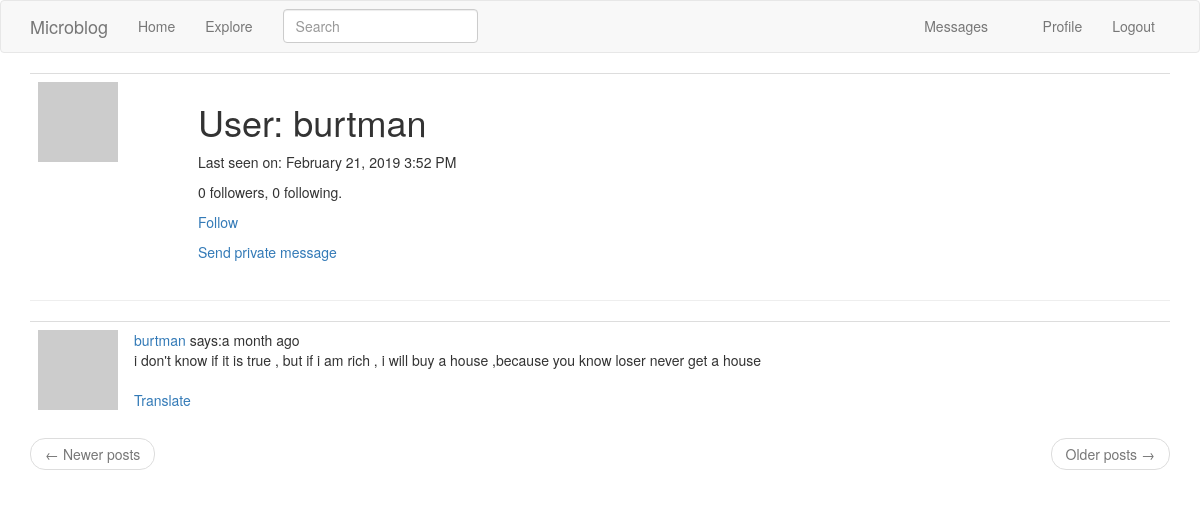
The app's page /user/burtman (signed in), older data.
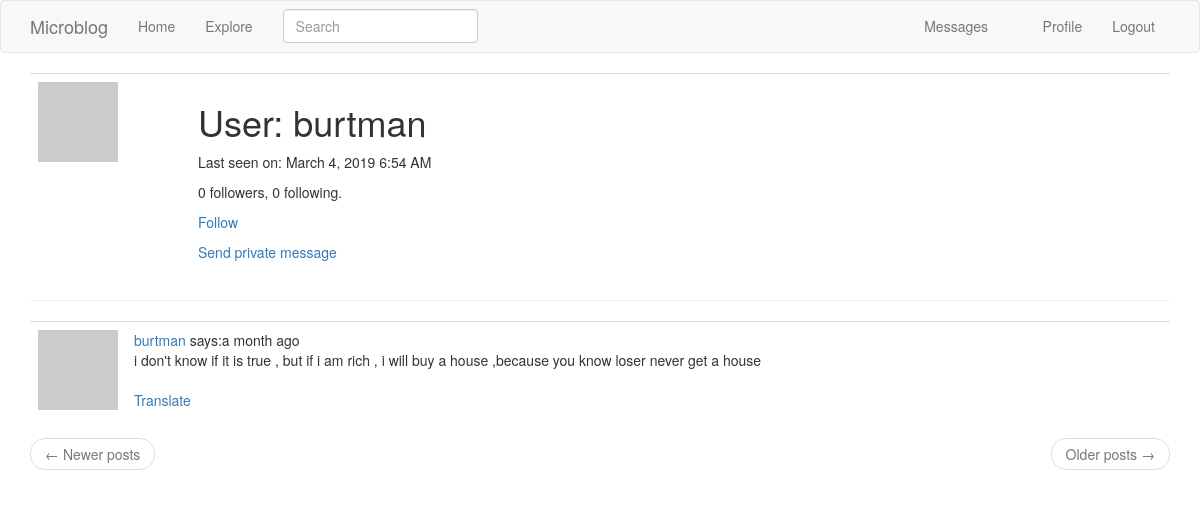
The same page, newer data.
### app/models.py (models this page shows, shortened)
class User(UserMixin, db.Model):
    id = db.Column(db.Integer, autoincrement=True, primary_key=True)
    username = db.Column(db.String(64), index=True, unique=True)
    email = db.Column(db.String(120), index=True, unique=True)
    password_hash = db.Column(db.String(128))
    about_me = db.Column(db.String(140))
    last_seen = db.Column(db.DateTime, default=datetime.utcnow)
    posts = db.relationship('Post', backref='author', lazy='dynamic')
    followed = db.relationship('User',
                               secondary=followers,
                               primaryjoin=(followers.c.follower_id == id),
                               secondaryjoin=(followers.c.followed_id == id),
                               backref=db.backref('followers', lazy='dynamic'),
                               lazy='dynamic')
    messages_sent = db.relationship('Message',
                                    backref='author',
                                    foreign_keys='Message.sender_id',
                                    lazy='dynamic')
    messages_received = db.relationship('Message',
                                        backref='recipient',
                                        foreign_keys='Message.recipient_id',
                                        lazy='dynamic')
    notifications = db.relationship('Notification',
                                    backref='user',
                                    lazy='dynamic')
    tasks = db.relationship('Task', backref='user', lazy='dynamic')
    last_message_read_time = db.Column(db.DateTime)
    def new_messages(self):
        last_read_time = self.last_message_read_time or datetime(1900, 1, 1)
        return Message.query.filter_by(recipient=self).filter(Message.timestamp > last_read_time).count()
    def avatar(self, size):
        digest = md5(self.email.lower().encode('utf-8')).hexdigest()
        return 'https://www.gravatar.com/avatar/{}?d=monsterid&s={}'.format(digest, size)
    def is_following(self, user):
        return self.followed.filter(followers.c.followed_id == user.id).count() > 0

class SearchableMixin(object):
    @classmethod
    def before_commit(cls, session):
        session._changes = {
            'add': list(session.new),
            'update': list(session.dirty),
            'delete': list(session.deleted)
        }
    @classmethod
    def after_commit(cls, session):
        for obj in session._changes['add']:
            if isinstance(obj, SearchableMixin):
                add_to_index(obj.__tablename__, obj)
        for obj in session._changes['update']:
            if isinstance(obj, SearchableMixin):
                add_to_index(obj.__tablename__, obj)
        for obj in session._changes['delete']:
            if isinstance(obj, SearchableMixin):
                remove_from_index(obj.__tablename__, obj)
        session._changes = None

class Post(SearchableMixin, db.Model):
    id = db.Column(db.Integer, autoincrement=True, primary_key=True)
    body = db.Column(db.String(140))
    timestamp = db.Column(db.DateTime, index=True, default=datetime.utcnow)
    user_id = db.Column(db.Integer, db.ForeignKey('user.id'))
    language = db.Column(db.String(5))
    __searchable__ = ['body']

### app/main/routes.py (the view)
@bp.route('/user/<username>', methods=['GET'])
@login_required
def user(username):
    page = request.args.get('page', default=1, type=int)
    user = User.query.filter_by(username=username).first_or_404()
    posts = (user.posts
             .order_by(Post.timestamp.desc())
             .paginate(page, current_app.config['POSTS_PER_PAGE'], False))
    next_url = url_for('main.user', username=user.username, page=posts.next_num) if posts.has_next else None
    prev_url = url_for('main.user', username=user.username, page=posts.prev_num) if posts.has_prev else None
    return render_template('user.html', title='User', user=user,
                           posts=posts.items, next_url=next_url, prev_url=prev_url)

### app/main/forms.py
class SearchForm(FlaskForm):
    q = StringField('Search', validators=[DataRequired()])
    def __init__(self, *args, **kwargs):
        if 'formdata' not in kwargs:
            kwargs['formdata'] = request.args
        if 'csrf_enabled' not in kwargs:
            kwargs['csrf_enabled'] = False
        super(SearchForm, self).__init__(*args, **kwargs)

### app/main/routes.py (called while the page is built)
@bp.before_app_request
def before_request():
    if current_user.is_authenticated:
        current_user.last_seen = datetime.utcnow()
        db.session.commit()
        g.search_form = SearchForm()

### app/models.py (called while the page is built)
@login.user_loader
def load_user(uid):
    return User.query.get(int(uid))

### app/templates/user.html (shortened to what this page needs)
{% extends "base.html" %}
{% import 'bootstrap/wtf.html' as wtf %}
{% block app_content %}
<table class="table table-hover">
    <tr>
        <td width="160px"><img src="{{ user.avatar(160) }}"></td>
        <td>
            <h1>User: {{ user.username }}</h1>
            {% if user.last_seen %}<p>Last seen on: {{ moment(user.last_seen).format('LLL') }}</p>{% endif %}
            <p>{{ user.followers.count() }} followers, {{ user.followed.count() }} following.</p>
            {% if user==current_user %}
                <a href="{{ url_for('main.edit_profile') }}">edit profile</a>
                {% if not current_user.get_task_in_progress('export_posts') %}
                <p>
                    <a href="{{ url_for('main.export_posts') }}">Export your posts</a>
                </p>
                {% endif %}
            {% elif current_user.is_following(user) %}
            <p>
                <a href="{{ url_for('main.unfollow', username=user.username) }}">
                    UnFollow
                </a>
            </p>
            {% else %}
            <p>
                <a href="{{ url_for('main.follow', username=user.username) }}">
                    Follow
                </a>
            </p>
            {% endif %}
            {% if user != current_user %}
            <p>
                <a href="{{ url_for('main.sent_message', recipient_name=user.username) }}">
                    Send private message
                </a>
            </p>
            {% endif %}
        </td>
    </tr>
</table>
<hr>
{% for post in posts %}
{% include "_post.html" %}
{% endfor %}
<nav aria-label="...">
        <ul class="pager">
            <li class="previous{% if not prev_url %} disabled{% endif %}">
                <a href="{{ prev_url or '#' }}">
                    <span aria-hidden="true">&larr;</span> Newer posts
                </a>
            </li>
            <li class="next{% if not next_url %} disabled{% endif %}">
                <a href="{{ next_url or '#' }}">
                    Older posts <span aria-hidden="true">&rarr;</span>
                </a>
            </li>
        </ul>
</nav>
{% endblock %}

### app/templates/base.html (shortened to what this page needs)
{% extends 'bootstrap/base.html' %}
{% block navbar %}
<nav class="navbar navbar-default">
    <div class="container">
        <div class="navbar-header">
            <a class="navbar-brand" href="{{ url_for('main.index') }}">Microblog</a>
        </div>
        <div class="collapse navbar-collapse" id="bs-example-navbar-collapse-1">
            <ul class="nav navbar-nav">
                <li><a href="{{ url_for('main.index') }}">Home</a></li>
                <li><a href="{{ url_for('main.explore') }}">Explore</a></li>
            </ul>
            {% if g.search_form %}
            <form class="navbar-form navbar-left" action="{{ url_for('main.search') }}"
                  method="get">
                <div class="form-group">
                    {{ g.search_form.q(size=20, class='form-control', placeholder=g.search_form.q.label.text) }}
                </div>
            </form>
            {% endif %}
            <ul class="nav navbar-nav navbar-right">
                {% if current_user.is_anonymous %}
                <li><a href="{{ url_for('auth.login') }}">Login</a></li>
                {% else %}
                <li><a href="{{ url_for('main.messages') }}">
                    Messages
                    {% set new_messages = current_user.new_messages() %}
                </a>
                </li>
                <li><a href="{{ url_for('main.user', username=current_user.username) }}">Profile</a></li>
                <li><a href="{{ url_for('auth.logout') }}">Logout</a></li>
                {% endif %}
            </ul>
        </div>
    </div>
</nav>
{% endblock %}
{% block content %}
<div class="container">
    {% block app_content %}{% endblock %}
</div>
{% endblock %}

### app/templates/_post.html
<table class="table table-hover">
    <tr>
        <td width="70px">
            <a href="{{ url_for('main.user', username=post.author.username) }}">
                <img src="{{ post.author.avatar(70) }}" alt="">
            </a>
        </td>
        <td>
            <a href="{{ url_for('main.user', username=post.author.username) }}">
                {{ post.author.username }}
            </a>
            says:{{ moment(post.timestamp).fromNow() }}
            <br>
                <span id="post{{ post.id }}">{{ post.body }}</span>
            {% if post.language and post.language != g.locale %}
            <br><br>
            <span id="translation{{ post.id }}">
                <a href="javascript:translate(
                            '#post{{ post.id }}',
                            '#translation{{ post.id }}',
                            '{{ post.language }}',
                            '{{ g.locale }}'
                            )">Translate</a>
            </span>
            {% endif %}
        </td>
    </tr>
</table>

Row changes from the older to the newer data that the page shows:
changed User "burtman": last_seen "February 21, 2019 3:52 PM" → "March 4, 2019 6:54 AM"
